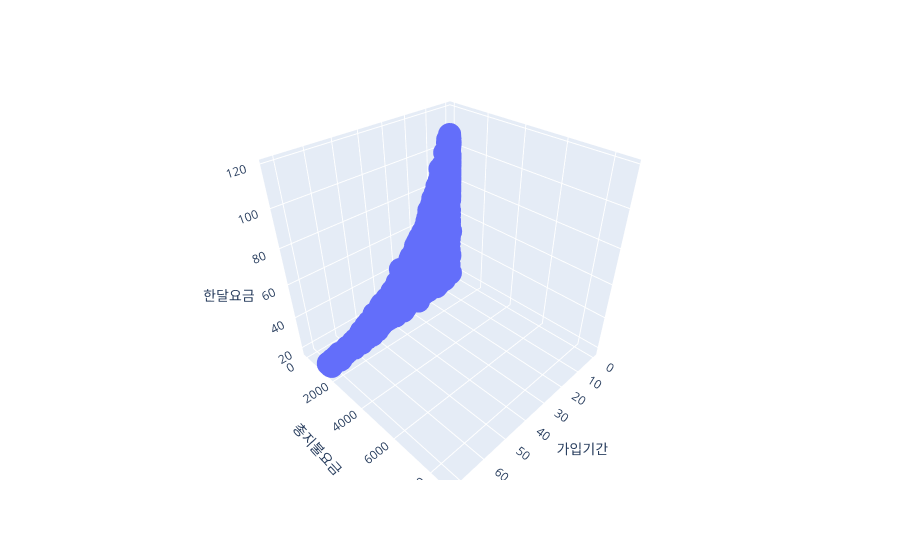

Notebook code cell kept with this figure:
### Code cell
px.scatter_3d(df, x="가입기간", y="총지불요금", z="한달요금")

### Figure 1 — Plotly figure (JSON) as saved in the notebook; plotly's stock layout.template omitted (floating-point values rounded to 4 significant figures; data arrays with more than 128 entries replaced by an {"elided": "..."} marker saying what was removed)
{"data": [{"hovertemplate": "가입기간=%{x}<br>총지불요금=%{y}<br>한달요금=%{z}<extra></extra>", "legendgroup": "", "marker": {"color": "#636efa", "symbol": "circle"}, "mode": "markers", "name": "", "scene": "scene", "showlegend": false, "type": "scatter3d", "x": {"elided": "4930 int values"}, "y": {"elided": "4930 float values"}, "z": {"elided": "4930 float values"}}], "layout": {"legend": {"tracegroupgap": 0}, "margin": {"t": 60}, "scene": {"domain": {"x": [0, 1], "y": [0, 1]}, "xaxis": {"title": {"text": "가입기간"}}, "yaxis": {"title": {"text": "총지불요금"}}, "zaxis": {"title": {"text": "한달요금"}}}}}
